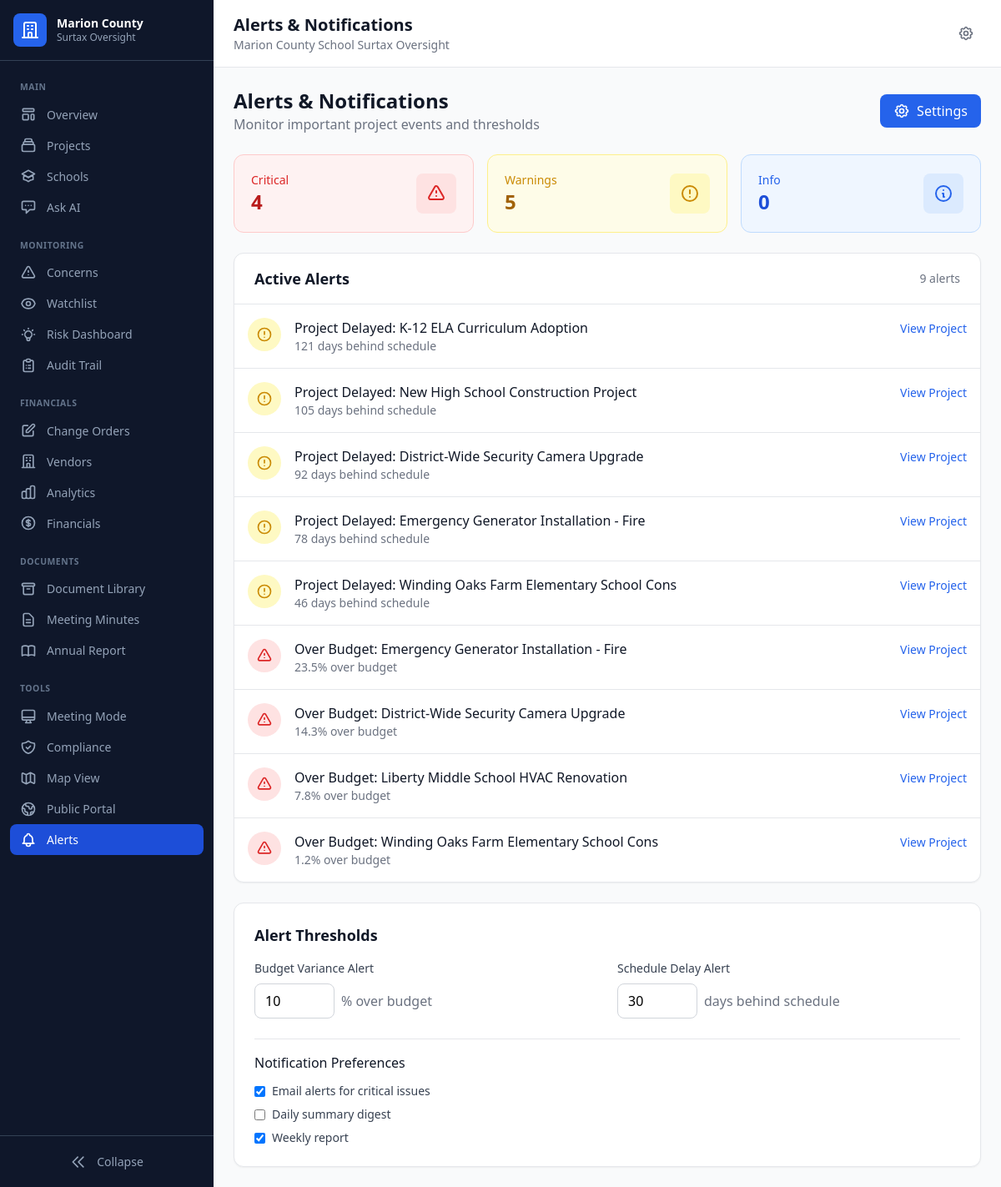
Screenshot of /alerts with the database file from the repository.
### tables this page shows
CREATE TABLE contracts (
                contract_id TEXT PRIMARY KEY,
                contract_number TEXT,
                title TEXT NOT NULL,
                description TEXT,
                contract_type TEXT,
                department TEXT,
                fiscal_year TEXT,
                vendor_id TEXT,
                vendor_name TEXT,

                -- Financials
                original_amount REAL DEFAULT 0,
                current_amount REAL DEFAULT 0,
                total_paid REAL DEFAULT 0,
                remaining_balance REAL DEFAULT 0,

                -- Dates
                solicitation_date TEXT,
                award_date TEXT,
                start_date TEXT,
                original_end_date TEXT,
                current_end_date TEXT,
                actual_end_date TEXT,

                -- Status tracking
                status TEXT DEFAULT 'Draft',
                phase TEXT DEFAULT 'Planning',
                percent_complete REAL DEFAULT 0,

                -- Scoring
                performance_score REAL DEFAULT 50,
                cost_variance_score REAL DEFAULT 50,
                schedule_variance_score REAL DEFAULT 50,
                compliance_score REAL DEFAULT 50,
                overall_health_score REAL DEFAULT 50,
                risk_level TEXT DEFAULT 'Medium',

                -- Procurement info
                procurement_method TEXT,
                bid_count INTEGER DEFAULT 0,
                justification TEXT,

                -- Board/Council info
                board_approval_date TEXT,
                board_resolution TEXT,
                council_district TEXT,
                school_zone TEXT,

                -- Location
                project_location TEXT,
                latitude REAL,
                longitude REAL,

                -- Flags
                has_change_orders INTEGER DEFAULT 0,
                change_order_count INTEGER DEFAULT 0,
                total_change_order_amount REAL DEFAULT 0,
                is_emergency INTEGER DEFAULT 0,
                is_sole_source INTEGER DEFAULT 0,
                requires_insurance INTEGER DEFAULT 1,
                insurance_verified INTEGER DEFAULT 0,
                requires_bond INTEGER DEFAULT 0,
                bond_verified INTEGER DEFAULT 0,

                notes TEXT,
                created_at TEXT DEFAULT CURRENT_TIMESTAMP,
                updated_at TEXT DEFAULT CURRENT_TIMESTAMP,
                created_by TEXT,
                is_deleted INTEGER DEFAULT 0, surtax_funded INTEGER DEFAULT NULL, surtax_category TEXT, surtax_subcategory TEXT, funding_source TEXT DEFAULT 'Unconfirmed', school_name TEXT, school_id TEXT, promised_completion_date TEXT, ballot_priority INTEGER, on_official_list INTEGER DEFAULT NULL, is_delayed INTEGER DEFAULT 0, delay_reason TEXT, delay_days INTEGER DEFAULT 0, is_over_budget INTEGER DEFAULT 0, budget_variance_amount REAL DEFAULT 0, budget_variance_pct REAL DEFAULT 0, is_watchlisted INTEGER DEFAULT 0, watchlist_reason TEXT, watchlist_added_date TEXT, last_committee_review_date TEXT, committee_notes TEXT, vendor_type TEXT, vendor_size TEXT, vendor_headquarters TEXT, expenditure_type TEXT DEFAULT 'Capital', planned_value REAL, earned_value REAL, actual_cost REAL, cost_variance REAL, schedule_variance REAL, cost_performance_index REAL, schedule_performance_index REAL, project_purpose TEXT, project_scope TEXT, community_impact TEXT, priority_level TEXT, risk_score TEXT, funding_sources TEXT, contingency_remaining DECIMAL, cost_per_sqft DECIMAL, square_footage INTEGER, data_source TEXT DEFAULT "Generated", needs_verification INTEGER DEFAULT 1, last_updated DATETIME, updated_by TEXT,

                FOREIGN KEY (vendor_id) REFERENCES vendors(vendor_id)
            );

### app.py (the view)
@app.route('/alerts')
def alerts():
    conn = get_db()
    cursor = conn.cursor()
    alerts_list = []
    cursor.execute('''
        SELECT contract_id, title, delay_days
        FROM contracts
        WHERE is_deleted = 0 AND is_delayed = 1
        ORDER BY delay_days DESC
        LIMIT 5
    ''')
    for row in cursor.fetchall():
        alerts_list.append({
            'type': 'warning',
            'title': f"Project Delayed: {row['title'][:40]}",
            'message': f"{row['delay_days']} days behind schedule",
            'project_id': row['contract_id']
        })
    cursor.execute('''
        SELECT contract_id, title, budget_variance_pct
        FROM contracts
        WHERE is_deleted = 0 AND is_over_budget = 1
        ORDER BY budget_variance_pct DESC
        LIMIT 5
    ''')
    for row in cursor.fetchall():
        alerts_list.append({
            'type': 'danger',
            'title': f"Over Budget: {row['title'][:40]}",
            'message': f"{row['budget_variance_pct']:.1f}% over budget",
            'project_id': row['contract_id']
        })
    conn.close()
    return render_template('surtax/alerts.html',
                          title='Alerts & Notifications',
                          alerts=alerts_list)

### app.py (called while the page is built)
def get_db():
    conn = sqlite3.connect(str(DB_PATH))
    conn.row_factory = sqlite3.Row
    return conn

### templates/surtax/alerts.html (shortened to what this page needs)
{% extends "surtax/base.html" %}
{% block content %}
<div class="space-y-6">
    <div class="flex justify-between items-center">
        <div>
            <h2 class="text-2xl font-bold text-gray-900">Alerts & Notifications</h2>
            <p class="text-gray-500">Monitor important project events and thresholds</p>
        </div>
        <button class="px-4 py-2 bg-blue-600 text-white rounded-lg hover:bg-blue-700 flex items-center gap-2">
            Settings
        </button>
    </div>
    <div class="grid grid-cols-1 md:grid-cols-3 gap-4">
        <div class="bg-red-50 border border-red-200 rounded-xl p-5">
            <div class="flex items-center justify-between">
                <div>
                    <p class="text-sm text-red-600 font-medium">Critical</p>
                    <p class="text-2xl font-bold text-red-700">{{ alerts|selectattr('type', 'eq', 'danger')|list|length }}</p>
                </div>
                <div class="w-12 h-12 bg-red-100 rounded-lg flex items-center justify-center">
                    <svg class="w-6 h-6 text-red-600" fill="none" stroke="currentColor" viewBox="0 0 24 24">
                        <path stroke-linecap="round" stroke-linejoin="round" stroke-width="2" d="M12 9v2m0 4h.01m-6.938 4h13.856c1.54 0 2.502-1.667 1.732-3L13.732 4c-.77-1.333-2.694-1.333-3.464 0L3.34 16c-.77 1.333.192 3 1.732 3z"></path>
                    </svg>
                </div>
            </div>
        </div>
        <div class="bg-yellow-50 border border-yellow-200 rounded-xl p-5">
            <div class="flex items-center justify-between">
                <div>
                    <p class="text-sm text-yellow-600 font-medium">Warnings</p>
                    <p class="text-2xl font-bold text-yellow-700">{{ alerts|selectattr('type', 'eq', 'warning')|list|length }}</p>
                </div>
                <div class="w-12 h-12 bg-yellow-100 rounded-lg flex items-center justify-center">
                    <svg class="w-6 h-6 text-yellow-600" fill="none" stroke="currentColor" viewBox="0 0 24 24">
                        <path stroke-linecap="round" stroke-linejoin="round" stroke-width="2" d="M12 8v4m0 4h.01M21 12a9 9 0 11-18 0 9 9 0 0118 0z"></path>
                    </svg>
                </div>
            </div>
        </div>
        <div class="bg-blue-50 border border-blue-200 rounded-xl p-5">
            <div class="flex items-center justify-between">
                <div>
                    <p class="text-sm text-blue-600 font-medium">Info</p>
                    <p class="text-2xl font-bold text-blue-700">0</p>
                </div>
                <div class="w-12 h-12 bg-blue-100 rounded-lg flex items-center justify-center">
                    <svg class="w-6 h-6 text-blue-600" fill="none" stroke="currentColor" viewBox="0 0 24 24">
                        <path stroke-linecap="round" stroke-linejoin="round" stroke-width="2" d="M13 16h-1v-4h-1m1-4h.01M21 12a9 9 0 11-18 0 9 9 0 0118 0z"></path>
                    </svg>
                </div>
            </div>
        </div>
    </div>
    <div class="bg-white rounded-xl shadow-sm border border-gray-200 overflow-hidden">
        <div class="px-6 py-4 border-b border-gray-200 flex justify-between items-center">
            <h3 class="text-lg font-semibold text-gray-900">Active Alerts</h3>
            <span class="text-sm text-gray-500">{{ alerts|length }} alerts</span>
        </div>
        <div class="divide-y divide-gray-200">
            {% for alert in alerts %}
            <div class="p-4 hover:bg-gray-50 flex items-start">
                <div class="flex-shrink-0 mr-4">
                    {% if alert.type == 'danger' %}
                    <div class="w-10 h-10 bg-red-100 rounded-full flex items-center justify-center">
                        <svg class="w-5 h-5 text-red-600" fill="none" stroke="currentColor" viewBox="0 0 24 24">
                            <path stroke-linecap="round" stroke-linejoin="round" stroke-width="2" d="M12 9v2m0 4h.01m-6.938 4h13.856c1.54 0 2.502-1.667 1.732-3L13.732 4c-.77-1.333-2.694-1.333-3.464 0L3.34 16c-.77 1.333.192 3 1.732 3z"></path>
                        </svg>
                    </div>
                    {% else %}
                    <div class="w-10 h-10 bg-yellow-100 rounded-full flex items-center justify-center">
                        <svg class="w-5 h-5 text-yellow-600" fill="none" stroke="currentColor" viewBox="0 0 24 24">
                            <path stroke-linecap="round" stroke-linejoin="round" stroke-width="2" d="M12 8v4m0 4h.01M21 12a9 9 0 11-18 0 9 9 0 0118 0z"></path>
                        </svg>
                    </div>
                    {% endif %}
                </div>
                <div class="flex-1">
                    <h4 class="font-medium text-gray-900">{{ alert.title }}</h4>
                    <p class="text-sm text-gray-500">{{ alert.message }}</p>
                </div>
                <div class="flex-shrink-0 ml-4">
                    <a href="{{ url_for('project_detail', contract_id=alert.project_id) }}" class="text-blue-600 hover:text-blue-800 text-sm font-medium">
                        View Project
                    </a>
                </div>
            </div>
            {% endfor %}
        </div>
    </div>
    <div class="bg-white rounded-xl shadow-sm border border-gray-200 p-6">
        <h3 class="text-lg font-semibold text-gray-900 mb-4">Alert Thresholds</h3>
        <div class="grid grid-cols-1 md:grid-cols-2 gap-6">
            <div>
                <label class="block text-sm font-medium text-gray-700 mb-2">Budget Variance Alert</label>
                <div class="flex items-center">
                    <input type="number" value="10" class="border border-gray-300 rounded-lg px-3 py-2 w-24 mr-2">
                    <span class="text-gray-500">% over budget</span>
                </div>
            </div>
            <div>
                <label class="block text-sm font-medium text-gray-700 mb-2">Schedule Delay Alert</label>
                <div class="flex items-center">
                    <input type="number" value="30" class="border border-gray-300 rounded-lg px-3 py-2 w-24 mr-2">
                    <span class="text-gray-500">days behind schedule</span>
                </div>
            </div>
        </div>
        <div class="mt-6 pt-4 border-t border-gray-200">
            <h4 class="font-medium text-gray-900 mb-3">Notification Preferences</h4>
            <div class="space-y-2">
                <label class="flex items-center">
                    <input type="checkbox" checked class="rounded border-gray-300 text-blue-600 mr-2">
                    <span class="text-sm text-gray-700">Email alerts for critical issues</span>
                </label>
                <label class="flex items-center">
                    <input type="checkbox" class="rounded border-gray-300 text-blue-600 mr-2">
                    <span class="text-sm text-gray-700">Daily summary digest</span>
                </label>
                <label class="flex items-center">
                    <input type="checkbox" checked class="rounded border-gray-300 text-blue-600 mr-2">
                    <span class="text-sm text-gray-700">Weekly report</span>
                </label>
            </div>
        </div>
    </div>
</div>
{% endblock %}

### rows the page displays
contracts: title "Project Delayed: K-12 ELA Curriculum Adoption", message "121 days behind schedule"
contracts: title "Project Delayed: New High School Construction Project", message "105 days behind schedule"
contracts: title "Project Delayed: District-Wide Security Camera Upgrade", message "92 days behind schedule", title "Over Budget: District-Wide Security Camera Upgrade", message "14.3% over budget"
contracts: title "Project Delayed: Emergency Generator Installation - Fire", message "78 days behind schedule", title "Over Budget: Emergency Generator Installation - Fire", message "23.5% over budget"
contracts: title "Project Delayed: Winding Oaks Farm Elementary School Cons", message "46 days behind schedule", title "Over Budget: Winding Oaks Farm Elementary School Cons", message "1.2% over budget"
contracts: title "Over Budget: Liberty Middle School HVAC Renovation", message "7.8% over budget"

### other values shown
{{ title }} "Alerts & Notifications"
{{ alerts|selectattr('type', 'eq', 'danger')|list|length }} "4"
{{ alerts|selectattr('type', 'eq', 'warning')|list|length }} "5"
{{ alerts|length }} "9"
